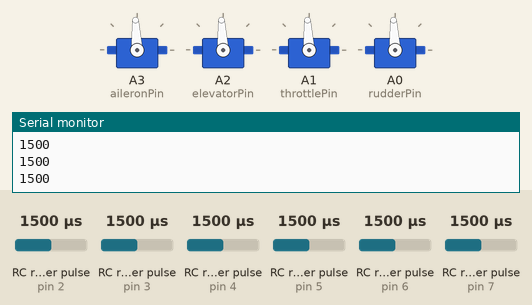
Recording of a sketch running on a simulated Arduino Uno, built with avr-gcc and run on an emulated ATmega328P. On the bench: 4 × servo, the last lines printed to the serial monitor. Wiring (inferred from the names in the program): 6 × RC receiver channel: data pin 2 / data pin 3 / data pin 4 / data pin 5 / data pin 6 / data pin 7. The inputs (shaded band) are chosen by the test bench; at power-on: RC receiver pulse (sensors on pin 4, pin 2, pin 3, pin 5, pin 6, pin 7) 1500 µs.

Above: at 1.2 s.
1.3 s: RC receiver pulse (sensor on pin 4) set to 1750 µs
At 1.6 s:
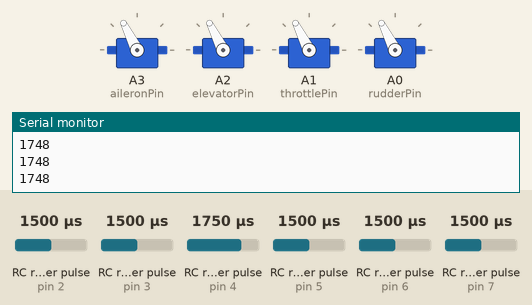
4.3 s: RC receiver pulse (sensor on pin 4) set to 1250 µs
At 5.4 s:
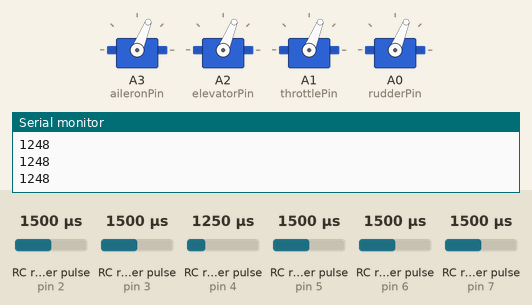
7.3 s: RC receiver pulse (sensor on pin 4) set to 1020 µs
At 7.7 s:
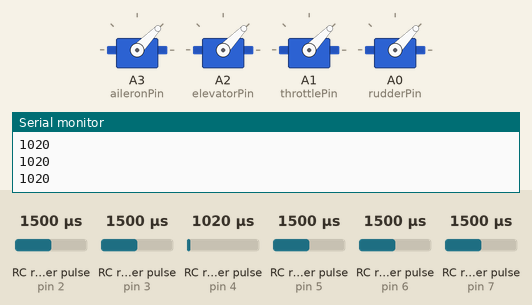
8.8 s: RC receiver pulse (sensor on pin 4) set to 1980 µs
At 9.9 s:
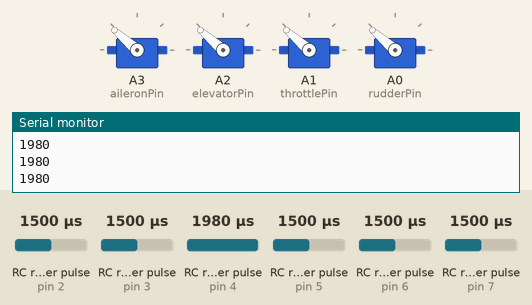
Timing chart, 0 to 12.6 s (numbered marks = the images above; inputs shaded):
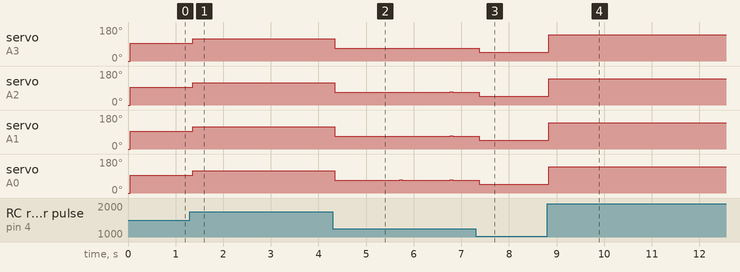

The sketch:

ESC_Programmer.ino
```cpp
//ESC Adjuster

#include <Servo.h>
#include <PinChangeInt.h>

#define aileronPin A3
#define elevatorPin A2
#define throttlePin A1
#define rudderPin A0

#define channel1 2
#define channel2 3
#define channel3 4
#define channel4 5
#define channel5 6
#define channel6 7

volatile int channel1Cycle;
volatile int channel2Cycle;
volatile int channel3Cycle;
volatile int channel4Cycle;
volatile int channel5Cycle;
volatile int channel6Cycle;

unsigned long channel1Start,channel2Start,channel3Start,channel4Start,channel5Start,channel6Start;

Servo output1;
Servo output2;
Servo output3;
Servo output4;

void setup(){
   Serial.begin(115200);

   pinMode(channel1,INPUT);digitalWrite(channel1,HIGH);PCintPort::attachInterrupt(channel1,&channel1Interrupt,CHANGE);
   pinMode(channel2,INPUT);digitalWrite(channel2,HIGH);PCintPort::attachInterrupt(channel2,&channel2Interrupt,CHANGE);
   pinMode(channel3,INPUT);digitalWrite(channel3,HIGH);PCintPort::attachInterrupt(channel3,&channel3Interrupt,CHANGE);
   pinMode(channel4,INPUT);digitalWrite(channel4,HIGH);PCintPort::attachInterrupt(channel4,&channel4Interrupt,CHANGE);
   pinMode(channel5,INPUT);digitalWrite(channel5,HIGH);PCintPort::attachInterrupt(channel5,&channel5Interrupt,CHANGE);
   pinMode(channel6,INPUT);digitalWrite(channel6,HIGH);PCintPort::attachInterrupt(channel6,&channel6Interrupt,CHANGE);

   output1.attach(aileronPin);
   output2.attach(elevatorPin);
   output3.attach(throttlePin);
   output4.attach(rudderPin);
}


void loop(){

  output1.writeMicroseconds(channel3Cycle);
  output2.writeMicroseconds(channel3Cycle);
  output3.writeMicroseconds(channel3Cycle);
  output4.writeMicroseconds(channel3Cycle);

  Serial.println(channel3Cycle);
  delay(50);
}

void channel1Interrupt(){
  if (digitalRead(channel1) == 1){
      channel1Start = micros();
  } else {
      channel1Cycle = micros() - channel1Start;
  }
}

void channel2Interrupt(){
  if (digitalRead(channel2) == 1){
      channel2Start = micros();
  } else {
      channel2Cycle = micros() - channel2Start;
  }
}

void channel3Interrupt(){
  if (digitalRead(channel3) == 1){
      channel3Start = micros();
  } else {
      channel3Cycle = micros() - channel3Start;
  }
}

void channel4Interrupt(){
  if (digitalRead(channel4) == 1){
      channel4Start = micros();
  } else {
      channel4Cycle = micros() - channel4Start;
  }
}

void channel5Interrupt(){
  if (digitalRead(channel5) == 1){
      channel5Start = micros();
  } else {
      channel5Cycle = micros() - channel5Start;
  }
}

void channel6Interrupt(){
  if (digitalRead(channel6) == 1){
      channel6Start = micros();
  } else {
      channel6Cycle = micros() - channel6Start;
  }
}
```

Measured:
- after the input at 1.3 s, servo on A3 (aileronPin), servo on A2 (elevatorPin), servo on A1 (throttlePin), servo on A0 (rudderPin): 93° → 117° after 0.06 s
- after the input at 4.3 s, servo on A3 (aileronPin), servo on A2 (elevatorPin), servo on A1 (throttlePin), servo on A0 (rudderPin): 117° → 68° at once
- after the input at 7.3 s, servo on A3 (aileronPin), servo on A2 (elevatorPin), servo on A1 (throttlePin), servo on A0 (rudderPin): 68° → 46° after 0.07 s
- after the input at 8.8 s, servo on A3 (aileronPin): 46° → 139° at once
